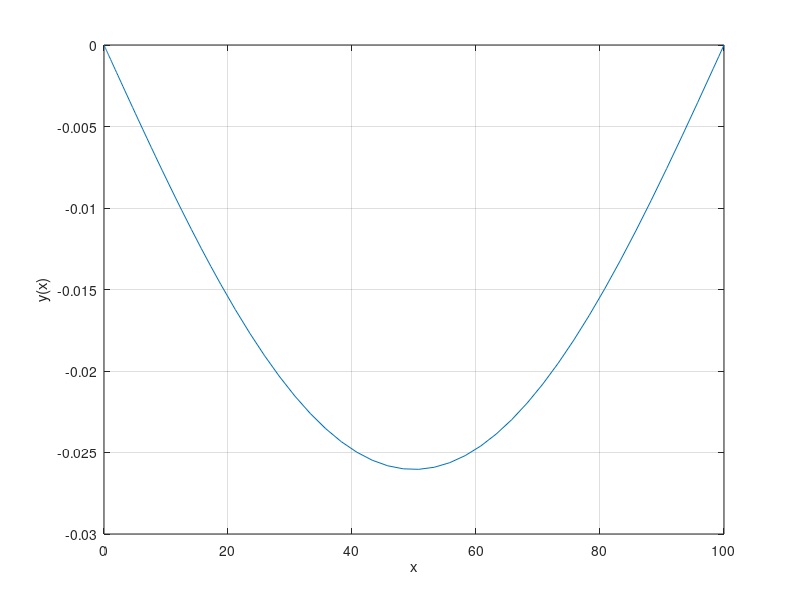

This figure's MATLAB source:
% bmlinode.m
dz = @(x,z) [z(2); 1e-7 * z(1) + 1e-8 * x*(x-100); z(4); 1e-7 * z(3)];
z0 = [0; 0; 0; 1]; a = 0; b = 100; xs = [a b];

% 수치적 정확도를 위한 옵션 추가
options = odeset('RelTol', 1e-8, 'AbsTol', 1e-10);

[x,z] = ode45(dz,xs,z0,options); [n,m] = size(z);
%y(1:n,1) = z(1:n,1) - z(n,1)*z(1:n,3)./z(n,3); % u(b)=z(n,1), v(b)=z(n,3)
y = -(z(:, 1) - z(n, 1) * z(:, 3) ./ z(n, 3));
plot(x,y), grid, xlabel('x'), ylabel('y(x)')
